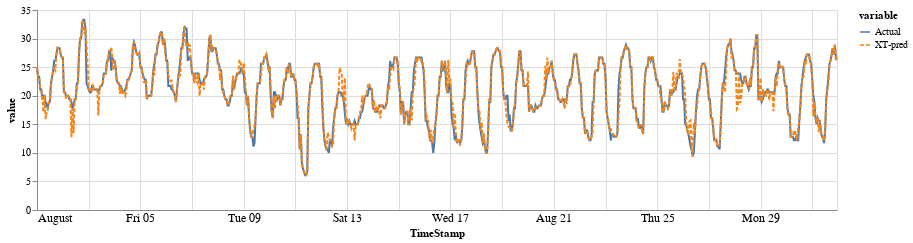

Notebook cell for this chart:
### Code cell
alt.data_transformers.disable_max_rows()
alt.Chart(pred_df).mark_line().encode(
    x=alt.X('TimeStamp:T', axis=alt.Axis(tickSize=0, labelFontSize=12)),
    y=alt.Y('value:Q'),
    color='variable',
    strokeDash='variable'
).properties(
    height=200,
    width=800
)

### Figure 1 — Vega-Lite specification as saved in the notebook (floating-point values rounded to 4 significant figures; data arrays with more than 128 entries replaced by an {"elided": "..."} marker saying what was removed)
{"config": {"view": {"continuousWidth": 400, "continuousHeight": 300}}, "data": {"name": "data-bd17159fca8e0dc7919ba9dae04699ed"}, "mark": "line", "encoding": {"color": {"field": "variable", "type": "nominal"}, "strokeDash": {"field": "variable", "type": "nominal"}, "x": {"axis": {"labelFontSize": 12, "tickSize": 0}, "field": "TimeStamp", "type": "temporal"}, "y": {"field": "value", "type": "quantitative"}}, "height": 200, "width": 800, "$schema": "https://vega.github.io/schema/vega-lite/v4.17.0.json", "datasets": {"data-bd17159fca8e0dc7919ba9dae04699ed": {"elided": "1488 records"}}}
